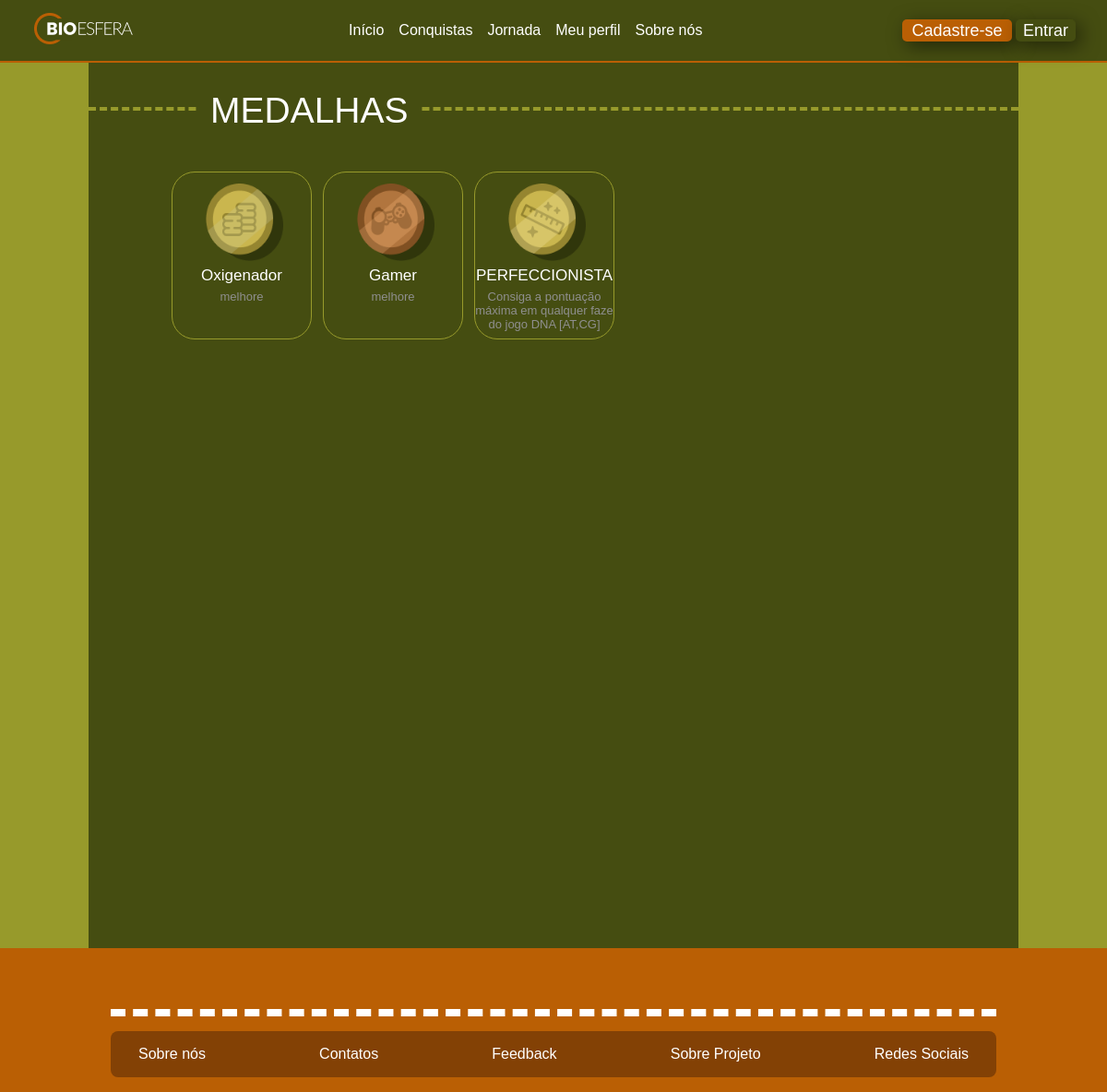
The page /conquistas/ on the database its author committed.
### BioEsfera/models.py (models this page shows, shortened)
class Conquista(models.Model):
    titulo = models.CharField(max_length=150,  unique=True)
    descricao = models.TextField(max_length=1000)
    dica = models.TextField(max_length=1000)
    imagem = models.ImageField(upload_to='images/', null=True, blank= True)
    jogo = models.ForeignKey(Jogo, on_delete=models.CASCADE)

### BioEsfera/views.py (the view)
# urls.py: path('conquistas/', conquistas, name='conquistas'),
def conquistas(request):
    conquista = Conquista.objects.all()
    contexto = {
        'conquista': conquista,
    }
    return render(request, 'BioEsfera/conquistas.html', contexto)

### BioEsfera/templates/BioEsfera/conquistas.html
{% extends 'BioEsfera/base.html'%}
{% load static %}
{% block parte_central %}
  <link rel="stylesheet" href="{% static 'css/conquistas.css' %}" />
  <main>
    <div class="div_borderFoo"><p class="p_medalhas">MEDALHAS</p></div>
    <div class="div_conquistas">
      {% for conquista in conquista %}
        <div class="div_medalhas">
          <img class="img_conquista" src={{conquista.imagem.url}}>
          <p class="p_titulo">{{conquista.titulo}}</p>
          <p class="p_dica">{{conquista.dica}}</p>
        </div>
      {% endfor %}
    </div>
  </main>
{%endblock%}

### static/css/general.css (style rules this page uses)
:root { --lite_green: #979a2b; --slime_green: #878c26; --dark_green: #454d11; --yellow: #eeb153; --lite_yellow: #febd59; --lite_orange: #eb8f32; --orange: #c16100; --past_orange: #ba5f04; --dark_orange: #834105; }
body { padding: 0; margin: 0; display: flex; flex-direction: column; overflow-x: hidden; }

### static/css/conquistas.css (style rules this page uses)
body { background-color: rgb(151, 154, 43); height: 100%; height: 100%; }
main { position: relative; background-color: #454D11; margin: auto; width: 84vw; height: 80vw; }
.div_conquistas { margin: auto; width: 70vw; display: flex; margin-top: 2vw; }
.div_medalhas { border-radius: 25px; border: 0.5px solid rgb(151, 154, 43); width: 12.5vw; height: 15vw; margin: 0.5vw; }
.img_conquista { width: 7vw; height: 7vw; padding-left: 3vw; padding-top: 1vw; }
p { font-family:"Poppins", sans-serif; }
.p_medalhas { position: absolute; color: white; margin-top: -1.5vw; margin-left: 10vw; padding-left: 1vw; padding-right: 1vw; font-size: 39px; background-color: #454D11; }
.p_titulo { font-size: 17px; text-align: center; color: white; margin-top: 2px; margin-bottom: 5px; }
.p_dica { color: #8F8F8F; margin-top: 2px; font-size: 13px; text-align: center; }
.div_borderFoo { margin-top: 4vw; border-bottom: 0.5vh dashed rgb(151, 154, 43); display: block; position: relative; z-index: 5; margin-bottom: 5vw; }

### rows shown on the page
Conquista: imagem (picture), titulo "Oxigenador", dica "melhore"
Conquista: imagem (picture), titulo "Gamer", dica "melhore"
Conquista: imagem (picture), titulo "PERFECCIONISTA", dica "Consiga a pontuação máxima em qualquer faze do jogo DNA [AT,CG]"
